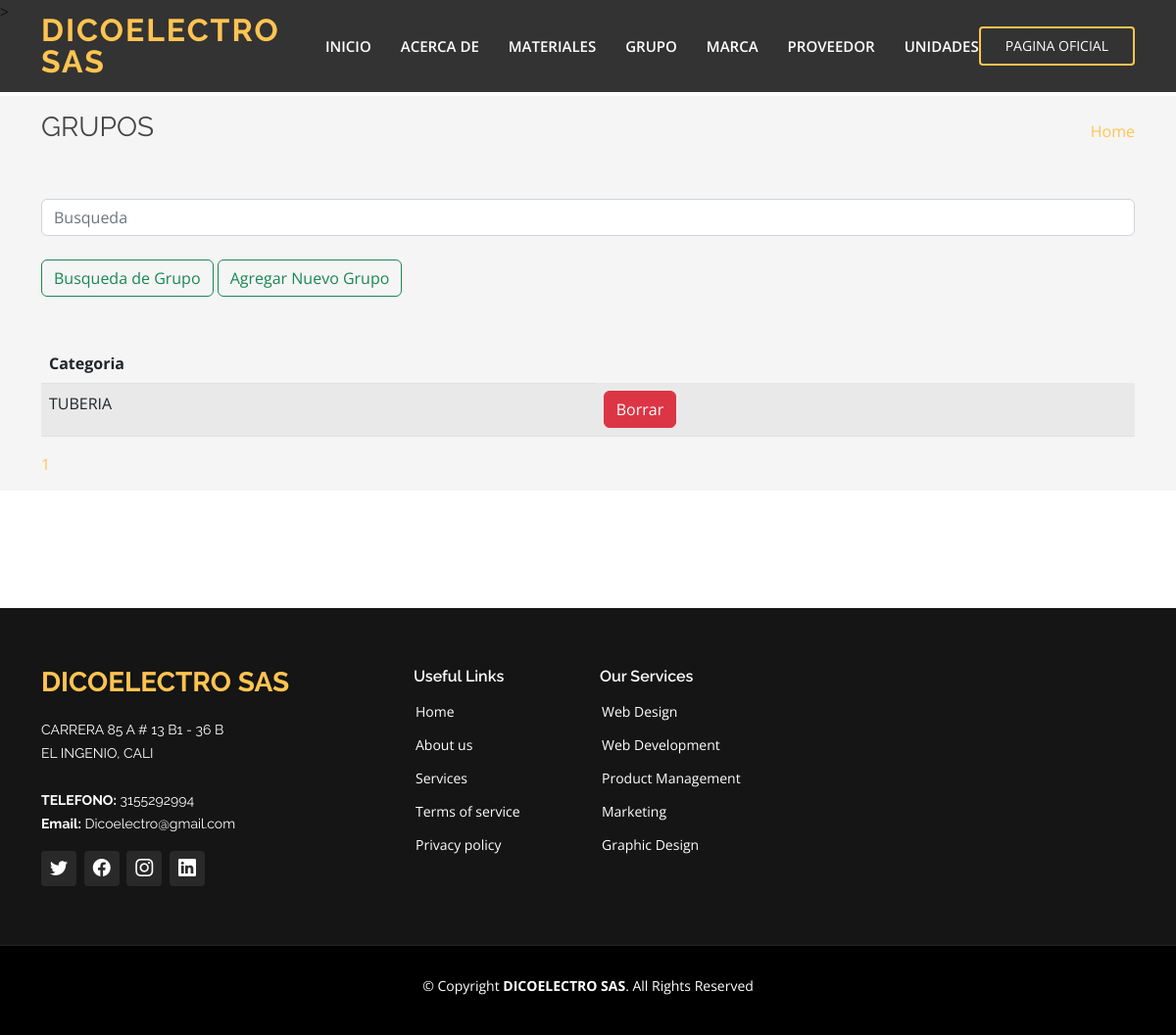
/listar-grupo/, run on an earlier commit of the app's database.
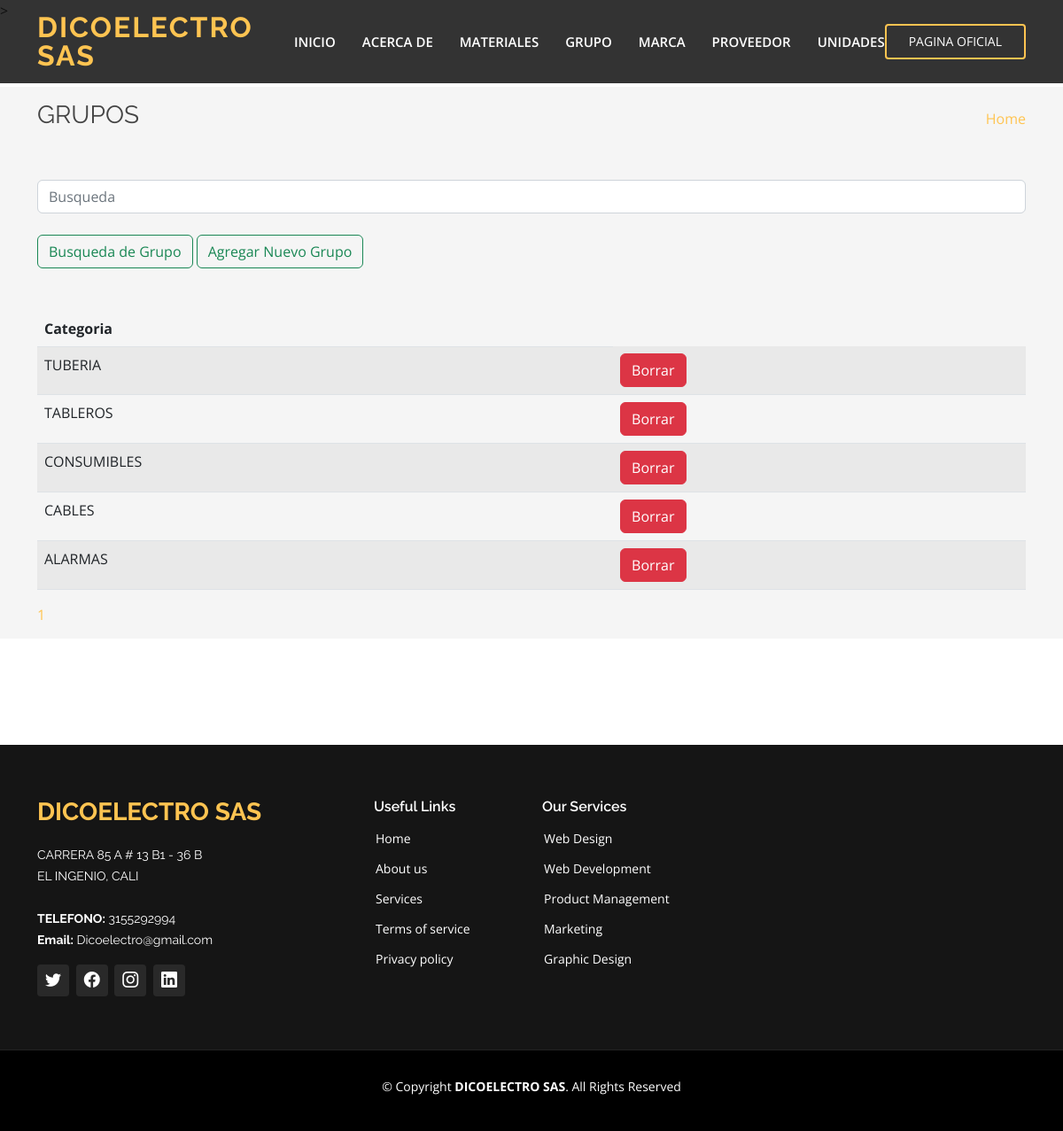
And on a later commit of the database.
### webapp/models.py (models this page shows, shortened)
class Grupo(models.Model):
    categoria = models.CharField(max_length=50, unique=True)
    class Meta:
        verbose_name_plural = "grupos"

### webapp/views.py (the view)
# urls.py: path("listar-grupo/", views.listar_grupo, name="listar-grupo"),
def listar_grupo(request):
    search_post = request.GET.get('search')
    print(search_post)
    if search_post:
        grupo_totales = Grupo.objects.filter(Q(categoria__icontains=search_post))
        paginator = Paginator(grupo_totales, 10)
        page = request.GET.get('page')
        paginas = paginator.get_page(page)
    else:
        grupo_totales = Grupo.objects.all().order_by("-categoria")
        paginator = Paginator(grupo_totales,10)
        page = request.GET.get('page')
        paginas = paginator.get_page(page)
        paginas.adjusted_elided_pages = paginator.get_elided_page_range(page)
    return render(request, "grupo/listar.html", {
        "paginas": paginas,
    })

### webapp/templates/grupo/listar.html (shortened to what this page needs)
{% extends "webapp/base.html" %}
{% load static %}
{% block content %}
    <section class="breadcrumbs">
      <div class="container">
        <div class="d-flex justify-content-between align-items-center">
          <h2>GRUPOS</h2>
          <ol>
            <li><a href="{% url 'inicio' %}">Home</a></li>
          </ol>
        </div>
      <br/>
      <br/>
        <div class="container2">
          <form class="form-inline my-2 my-lg-0" action="{% url "listar-grupo" %}">
            <input class="form-control mr-sm-2" type="search" placeholder="Busqueda" aria-label="Search" name ="search">
            <br/>
            <button class="btn btn-outline-success my-2 my-sm-0" type="submit">Busqueda de Grupo</button>
            <a name="" id="" class="btn btn-outline-success my-2 my-sm-0" href="{% url 'crear-grupo' %}" role="button">Agregar Nuevo Grupo</a>
          </form>
        </div>
        <br/>
        <br/>
        <table class="table table-striped">
          <thead>
            <tr>
              <th scope="col">Categoria</th>
            </tr>
          </thead>
          <tbody>
            {% for item in paginas.object_list %}
            <tr>
              <td>{{ item.categoria }}</td>
              <td>  <a name="" id="" class="btn btn-danger" href="{% url 'eliminar-grupo' item.id %}" role="button">Borrar</a></td>
            </tr>
            {% endfor %}
          </tbody>
        </table>
        <div>
          {% block pagination %}
          {% for page_number in paginas.paginator.get_elided_page_range %}
              {% if page_number == paginas.paginator.ELLIPSIS %}
                  {{page_number}}
              {% else %}
                  <a
                      href="{% url 'listar-grupo' %}?page={{page_number}}"
                      class="{% if page_number == page_obj.number %}current{% endif %}"
                  >
                      {{page_number}}
                  </a>
              {% endif %}
          {% endfor %}
          {% endblock %}
        </div>
      </div>
    </section>
    <section class="inner-page">
    </section>
  {% endblock %}

What changed in the data, as far as the page shows it:
added Grupo: categoria "TABLEROS"
added Grupo: categoria "CONSUMIBLES"
added Grupo: categoria "CABLES"
added Grupo: categoria "ALARMAS"
